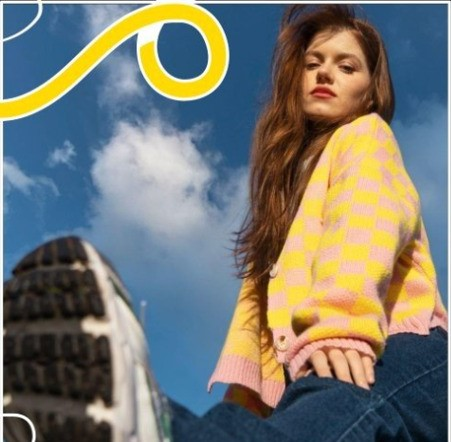
#> input picture assets/6.jpeg, 451 x 442 px, given in place of the camera
$ python track.py
#> lines starting #> are read from the running program, lines starting #| are printed output that depends on the picture; after the words box and inside, x2 and y2 are one past the last pixel; in counts of white or black regions, pixels touching at a corner belong together
import time
import numpy as np
import cv2


cap=cv2.VideoCapture(0)

def nothing(x):
    pass
cv2.namedWindow("Trackbars")
cv2.createTrackbar("L - H", "Trackbars", 0, 179, nothing)
#> slider 'L - H' is set to 35
cv2.createTrackbar("L - S", "Trackbars", 0, 255, nothing)
#> slider 'L - S' is set to 51
cv2.createTrackbar("L - V", "Trackbars", 0, 255, nothing)
#> slider 'L - V' is set to 51
cv2.createTrackbar("U - H", "Trackbars", 0, 179, nothing)
#> slider 'U - H' is set to 179
cv2.createTrackbar("U - S", "Trackbars", 0, 255, nothing)
#> slider 'U - S' is set to 255
cv2.createTrackbar("U - V", "Trackbars", 0, 255, nothing)
#> slider 'U - V' is set to 255


while True:
     ret,frame=cap.read()
#> frame is the input picture: shape (442, 451, 3); mean B, G, R 114.3, 121.7, 120.2
     cv2.imshow("Camera",frame)

     frame=cv2.resize(frame,(640,480))
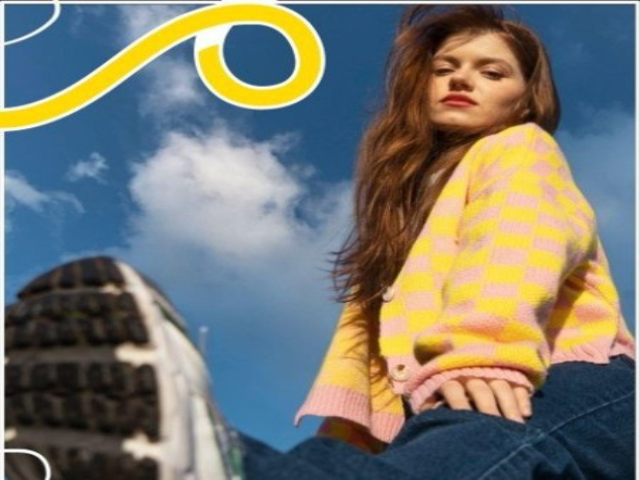
#> frame: shape (480, 640, 3); mean B, G, R 114.2, 121.6, 120.1
     hsv = cv2.cvtColor(frame, cv2.COLOR_BGR2HSV)
#> hsv: shape (480, 640, 3); mean H, S, V 64.4, 118.9, 151.6

     l_h = cv2.getTrackbarPos("L - H", "Trackbars")
     l_s = cv2.getTrackbarPos("L - S", "Trackbars")
     l_v = cv2.getTrackbarPos("L - V", "Trackbars")
     u_h = cv2.getTrackbarPos("U - H", "Trackbars")
     u_s = cv2.getTrackbarPos("U - S", "Trackbars")
     u_v = cv2.getTrackbarPos("U - V", "Trackbars")
     lower_blue = np.array([l_h, l_s, l_v])
     upper_blue = np.array([u_h, u_s, u_v])
     mask = cv2.inRange(hsv, lower_blue, upper_blue)
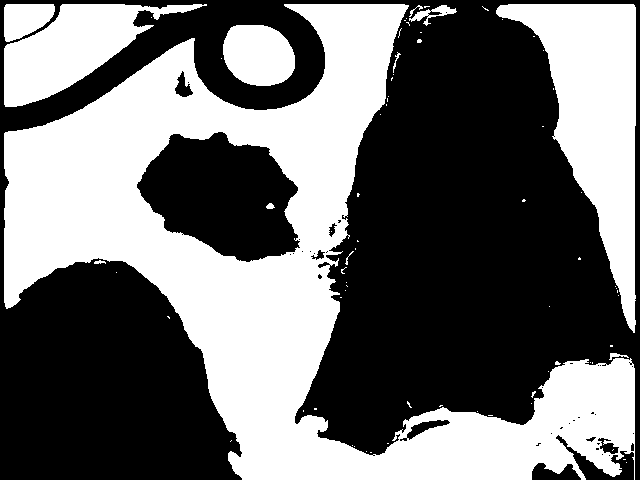
#> mask: shape (480, 640); 43.6% white; 74 white regions (62 under 20 px), largest, box (x1, y1, x2, y2) and area: (4, 4, 635, 480) 99477, (496, 4, 636, 333) 19524, (4, 4, 207, 107) 9101
     result = cv2.bitwise_and(frame, frame, mask=mask)
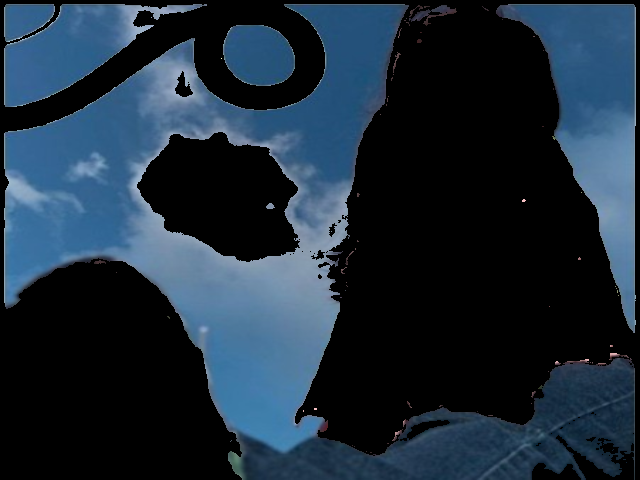
#> result: shape (480, 640, 3); mean B, G, R 58.3, 43.9, 28.3

    # show thresholded image
     cv2.imshow("mask", mask)
     cv2.imshow("result", result)

     key = cv2.waitKey(1) & 0xFF
#> (key q is pressed here)
     if key == ord("q"):
        break
cap.release()
cv2.destroyAllWindows()

$ run again, on assets/8.jpeg
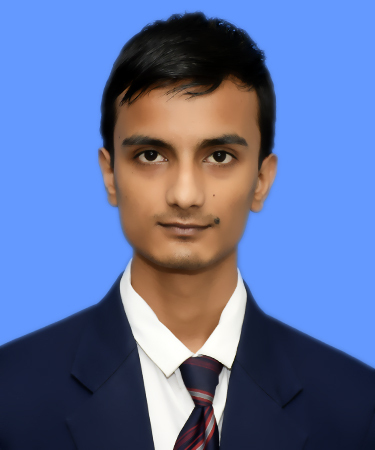
#> input picture assets/8.jpeg, 375 x 450 px, given in place of the camera
#> frame is the input picture: shape (450, 375, 3); mean B, G, R 158.3, 112, 94.9
#> frame: shape (480, 640, 3)
#> hsv: shape (480, 640, 3); mean H, S, V 84.9, 135.1, 173.6
#> `mask = cv2.inRange(hsv, lower_blue, upper_blue)`:
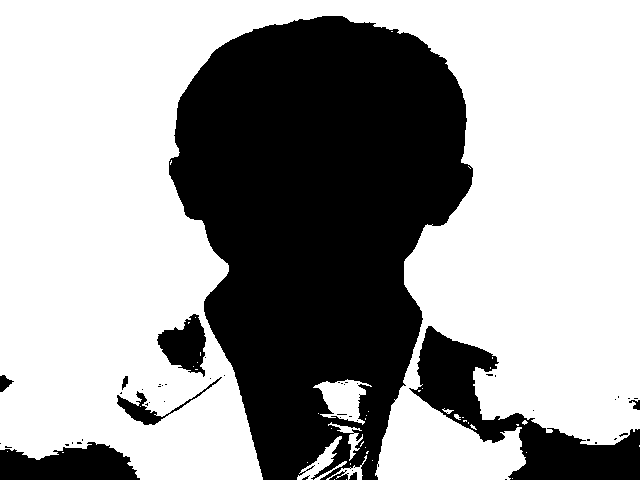
#> mask: shape (480, 640); 63.3% white; 52 black regions (42 under 20 px), largest, box (x1, y1, x2, y2) and area: (169, 16, 473, 480) 94670, (409, 326, 640, 480) 11034, (0, 442, 140, 480) 3854
#> `result = cv2.bitwise_and(frame, frame, mask=mask)`:
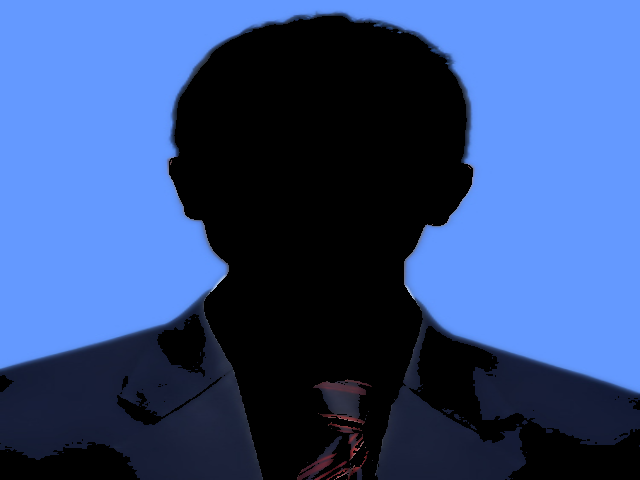
#> result: shape (480, 640, 3); mean B, G, R 127.8, 76.5, 51

$ run again, on assets/9.jpeg
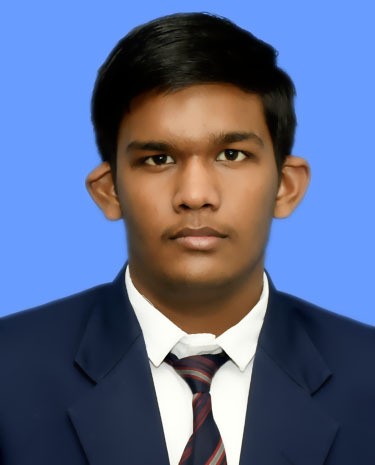
#> input picture assets/9.jpeg, 375 x 465 px, given in place of the camera
#> frame is the input picture: shape (465, 375, 3); mean B, G, R 138.4, 103.9, 91.2
#> frame: shape (480, 640, 3)
#> hsv: shape (480, 640, 3); mean H, S, V 79.3, 134.1, 155.2
#> `mask = cv2.inRange(hsv, lower_blue, upper_blue)`:
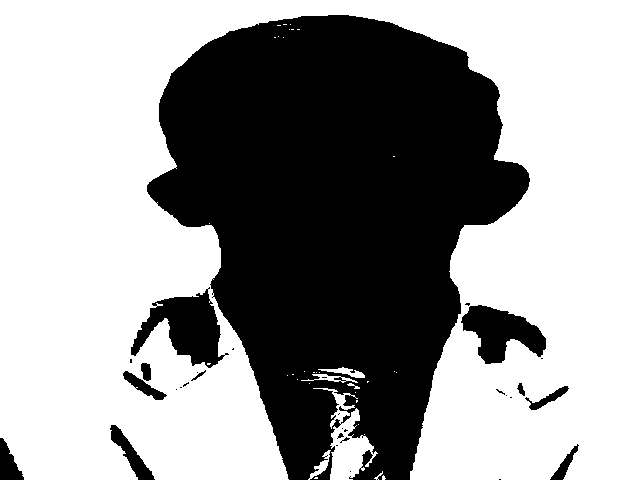
#> mask: shape (480, 640); 60.7% white; 31 black regions (19 under 20 px), largest, box (x1, y1, x2, y2) and area: (147, 15, 530, 480) 111394, (131, 287, 229, 368) 3761, (461, 305, 546, 364) 2816
#> `result = cv2.bitwise_and(frame, frame, mask=mask)`:
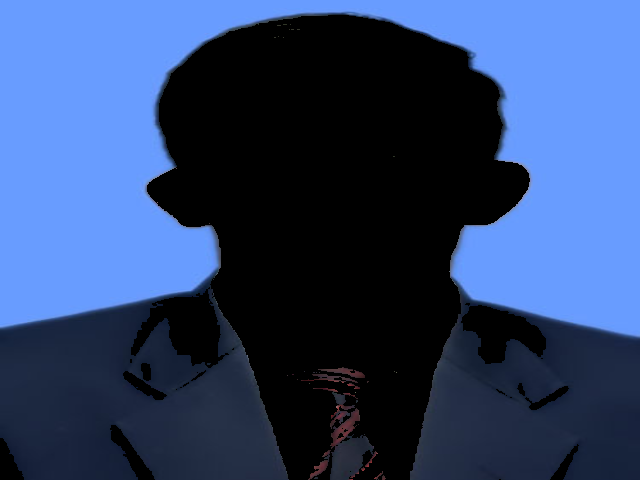
#> result: shape (480, 640, 3); mean B, G, R 108.1, 66.6, 45.3
